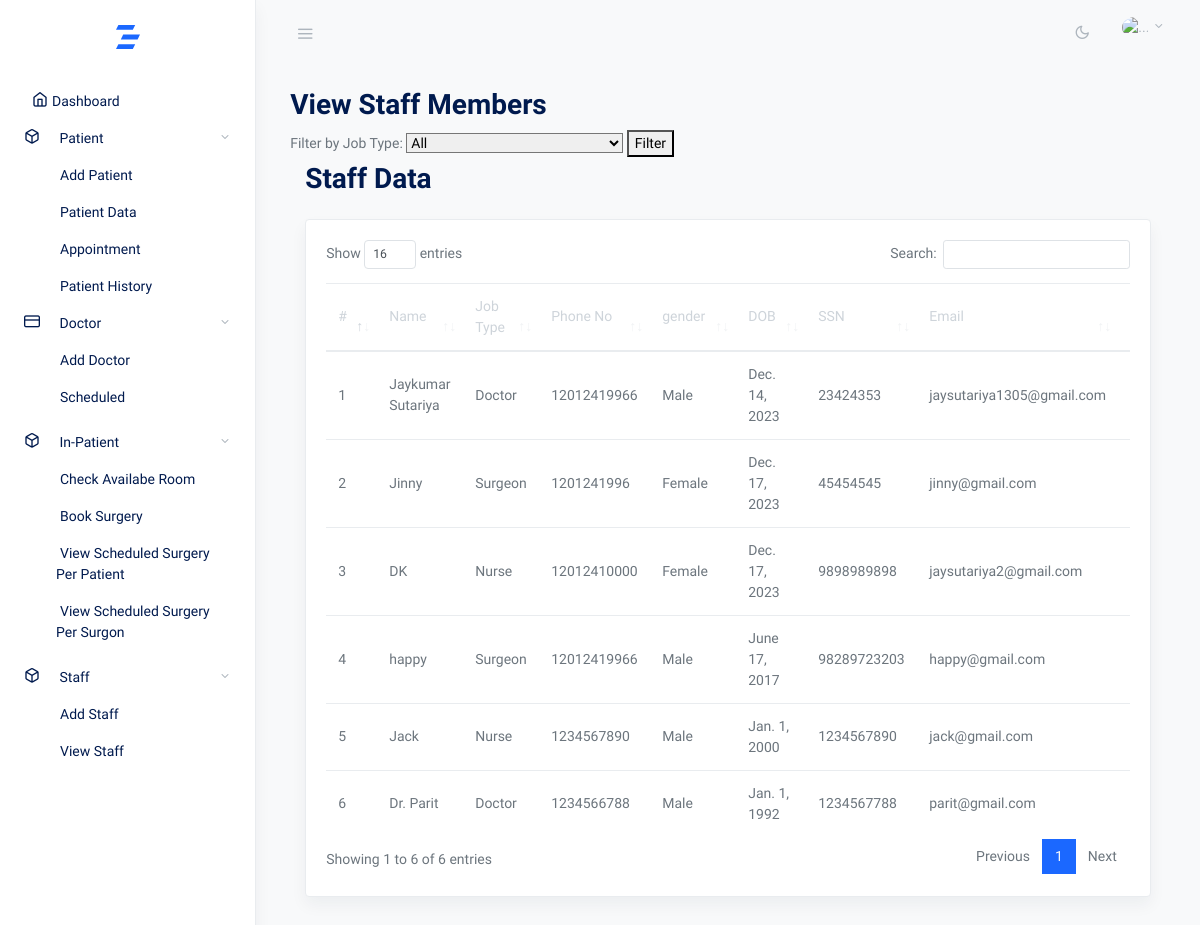
Screenshot of /staff/view_staff_members/ with the database file from the repository.
### staff/models.py (models this page shows)
class StaffMember(models.Model):
    GENDER_CHOICES = [
        ('Male', 'Male'),
        ('Female', 'Female'),
        ('Other', 'Other'),
    ]
    STATUS = [
        ('Active', 'Active'),
        ('Non_Acive', 'Non_Acive'),
        ('Holiday', 'Holiday'),
    ]
    JOB_TYPES = [
        ('Doctor', 'Doctor'),
        ('Nurse', 'Nurse'),
        ('Surgeon', 'Surgeon'),
        ('Physician Assistant', 'Physician Assistant'),
        ('Pharmacist', 'Pharmacist'),
        ('Medical Technologist', 'Medical Technologist'),
        ('Radiologist', 'Radiologist'),
        ('Physical Therapist', 'Physical Therapist'),
        ('Occupational Therapist', 'Occupational Therapist'),
        ('Speech-Language Pathologist', 'Speech-Language Pathologist'),
        ('Administrative Staff', 'Administrative Staff'),
        ('Maintenance and Support Staff', 'Maintenance and Support Staff'),
    ]
    name = models.CharField(max_length=255)
    gender = models.CharField(max_length=10, choices=GENDER_CHOICES)
    date_of_birth = models.DateField()
    address = models.TextField(blank=True, null=True)
    phone_number = models.CharField(max_length=15, blank=True, null=True)
    email = models.EmailField(blank=True, null=True)
    specialization = models.CharField(max_length=100)
    job_type = models.CharField(max_length=100, choices=JOB_TYPES)
    shift_time = models.TimeField(null=True, blank=True)
    end_time = models.TimeField(null=True, blank=True)
    ssn = models.CharField(max_length=11, blank=True, null=True)
    emergency_contact_name = models.CharField(max_length=255, blank=True, null=True)
    emergency_contact_phone = models.CharField(max_length=15, blank=True, null=True)
    qualifications = models.TextField(blank=True, null=True)
    license_certification = models.CharField(max_length=255, blank=True, null=True)
    experience_years = models.PositiveIntegerField(blank=True, null=True)
    blood_type = models.CharField(max_length=5, blank=True, null=True)
    allergies = models.TextField(blank=True, null=True)
    medical_conditions = models.TextField(blank=True, null=True)
    joining_date = models.DateField()
    status  = models.CharField(max_length=10, choices=STATUS)
    termination_date = models.DateField(blank=True, null=True)
    def __str__(self):
        return f"{self.name} - {self.job_type}"

### staff/views.py (the view)
# urls.py: path('view_staff_members/', view_staff_members, name='view_staff_members'),
def view_staff_members(request, job_type=None):
    try:
        job_type = request.GET['job_type']
    except:
        pass
    if job_type:
        staff_members = StaffMember.objects.filter(job_type=job_type)
    else:
        staff_members = StaffMember.objects.all()
    print(staff_members)
    context = {
        'staff_members': staff_members,
        'selected_job_type': job_type,
    }
    print(context)
    return render(request, 'staffs/view_staff_members.html', context)

### templates/staffs/view_staff_members.html (shortened to what this page needs)
{% extends 'base.html' %}
{% block content %}
<h2>View Staff Members</h2>
<form method="get" action="{% url 'view_staff_members' %}">
  <label for="job_type">Filter by Job Type:</label>
  <select name="job_type" id="job_type">
    <option value="">All</option>
  </select>
  <button type="submit">Filter</button>
</form>
<div class="container-fluid">
  <div class="row justify-content-center">
    <div class="col-12">
      <h2 class="mb-2 page-title">Staff Data</h2>
      <div class="row my-4">
        <div class="col-md-12">
          <div class="card shadow">
            <div class="card-body">
              <table class="table datatables" id="dataTable-1">
                <thead>
                  <tr>
                    <th>#</th>
                    <th>Name</th>
                    <th>Job Type</th>
                    <th>Phone No</th>
                    <th>gender</th>
                    <th>DOB</th>
                    <th>SSN</th>
                    <th>Email</th>
                    <th>address</th>
                  </tr>
                </thead>
                <tbody>
                {% for x  in staff_members  %}
                  <tr>
                    <td>{{forloop.counter}}</td>
                    <td>{{x.name}}</td>
                    <td>{{x.job_type}}</td>
                    <td>{{x.phone_number}}</td>
                    <td>{{x.gender}}</td>
                    <td>{{x.date_of_birth}}</td>
                    <td>{{x.ssn}}</td>
                    <td>{{x.email}}</td>
                    <td>{{x.address}}</td>
                  </tr>
                  {% endfor %}
                </tbody>
              </table>
            </div>
          </div>
        </div>
      </div>
    </div>
  </div>
  </div>
{% endblock %}

### rows the page displays
StaffMember: name "Jaykumar Sutariya", job_type "Doctor", phone_number "12012419966", gender "Male", date_of_birth "Dec. 14, 2023", ssn "23424353", email "jaysutariya1305@gmail.com"
StaffMember: name "Jinny", job_type "Surgeon", phone_number "1201241996", gender "Female", date_of_birth "Dec. 17, 2023", ssn "45454545", email "jinny@gmail.com"
StaffMember: name "DK", job_type "Nurse", phone_number "12012410000", gender "Female", date_of_birth "Dec. 17, 2023", ssn "9898989898", email "jaysutariya2@gmail.com"
StaffMember: name "happy", job_type "Surgeon", phone_number "12012419966", gender "Male", date_of_birth "June 17, 2017", ssn "98289723203", email "happy@gmail.com"
StaffMember: name "Jack", job_type "Nurse", phone_number "1234567890", gender "Male", date_of_birth "Jan. 1, 2000", ssn "1234567890", email "jack@gmail.com"
StaffMember: name "Dr. Parit", job_type "Doctor", phone_number "1234566788", gender "Male", date_of_birth "Jan. 1, 1992", ssn "1234567788", email "parit@gmail.com"
